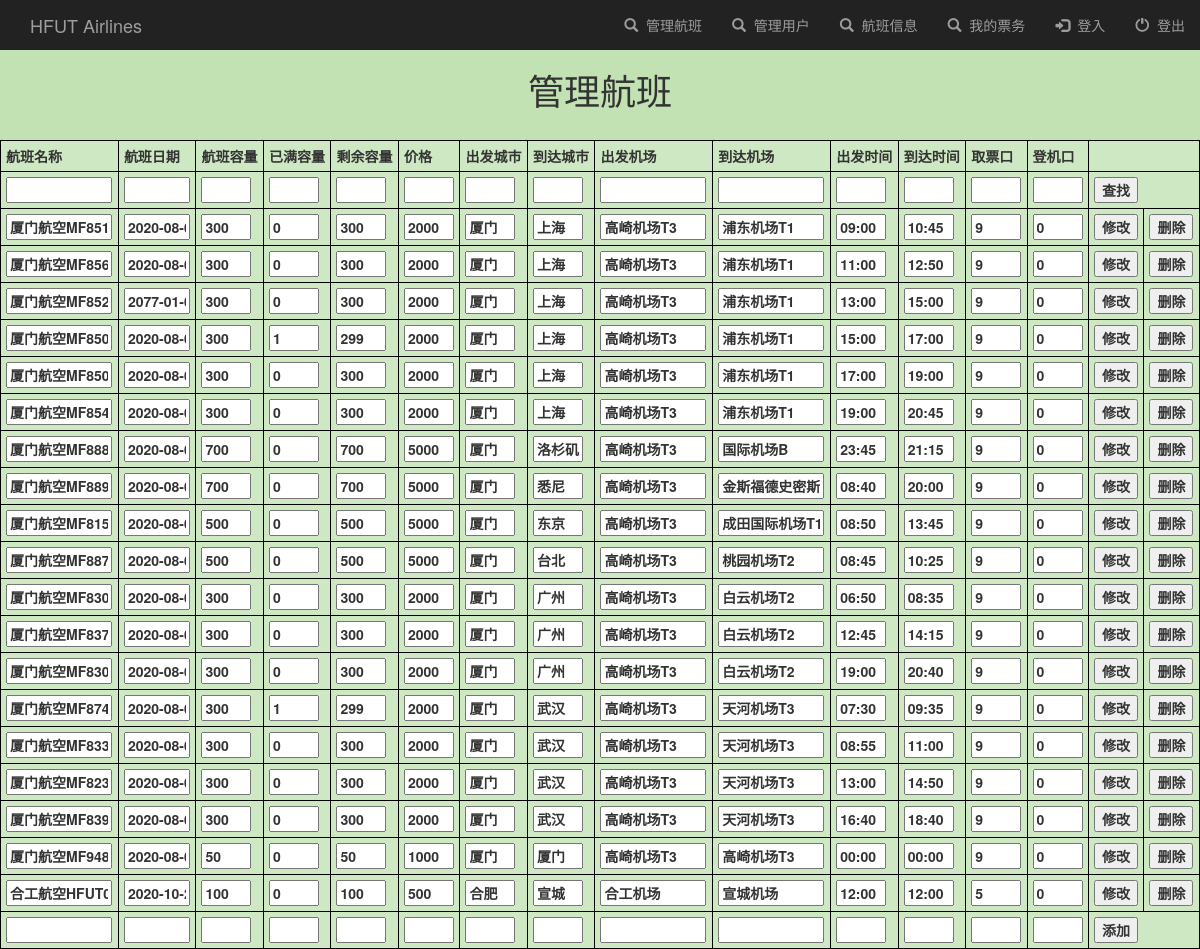
The page /adminTicketInfo/ (signed in) on the database as committed earlier.
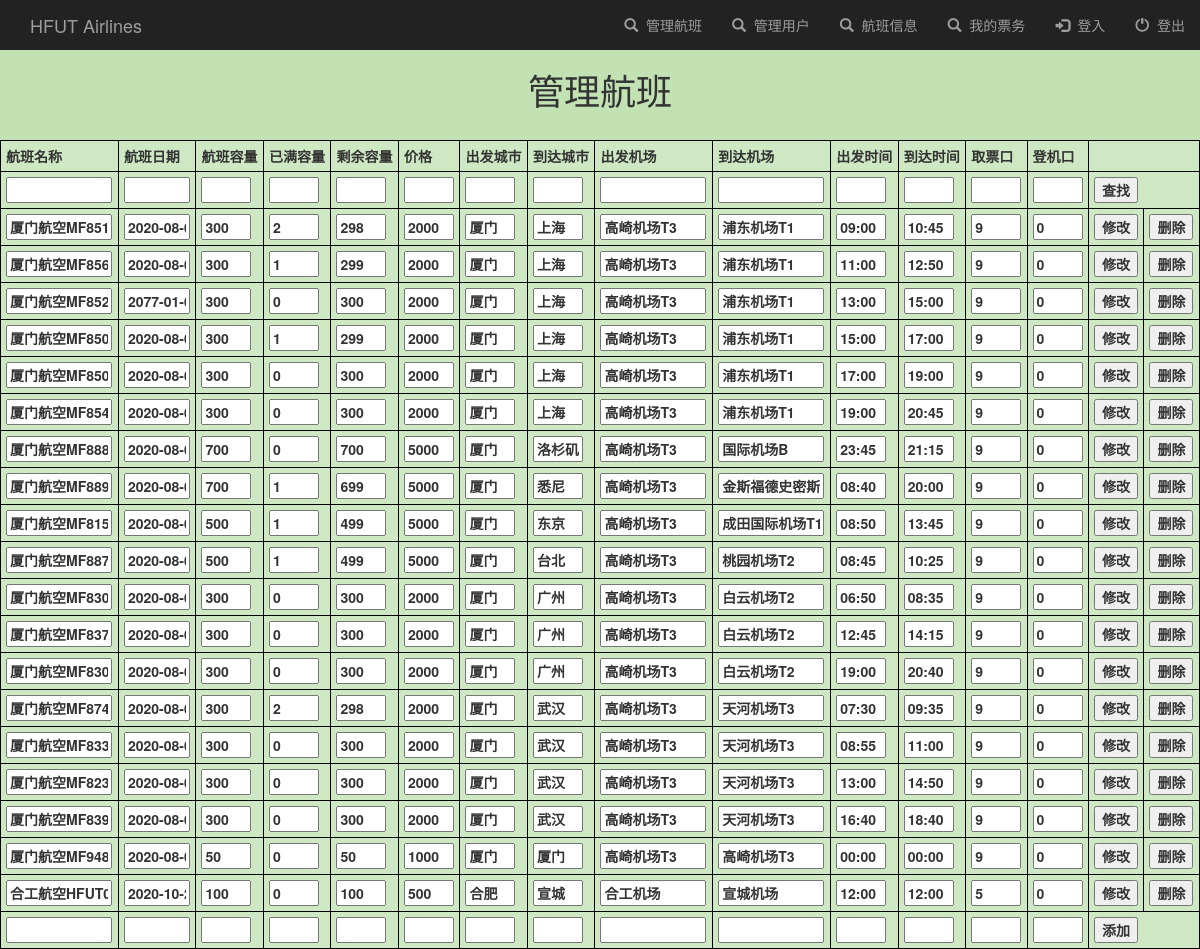
The same page on the database as committed later.
### TicketApp/models.py (models this page shows)
class TicketItem(models.Model):
    flight_name = models.TextField()
    flight_date = models.TextField()
    flight_capacity = models.IntegerField()
    flight_booked_seats = models.IntegerField()
    flight_remained_seats = models.IntegerField()
    flight_price = models.TextField()
    depart_city = models.TextField()
    arrive_city = models.TextField()
    depart_airport = models.TextField()
    arrive_airport = models.TextField()
    depart_time = models.TextField()
    arrive_time = models.TextField()

### AdminApp/views.py (the view)
# urls.py: path('adminTicketInfo/', admin_ticket_info, name='adminTicketInfo'),
@login_required(login_url='login')
def admin_ticket_info(request):
    is_superuser(request.user.id)
    all_ticket_items = TicketItem.objects.all().values('id', 'flight_name', 'flight_date', 'flight_capacity',
                                                       'flight_booked_seats', 'flight_remained_seats',
                                                       'flight_price', 'depart_city', 'arrive_city',
                                                       'depart_airport', 'arrive_airport', 'depart_time',
                                                       'arrive_time', 'checkinitem__checkin_windows',
                                                       'checkinitem__boarding_port')
    return render(request, 'AdminTicketInfo.html', {'all_items': all_ticket_items})

### AdminApp/views.py (called while the page is built)
def is_superuser(user_id):
    user_item = User.objects.get(id=user_id)
    if not user_item.is_superuser:
        raise PermissionDenied

### AdminApp/templates/AdminTicketInfo.html (shortened to what the changed rows need)
<!DOCTYPE html>
{% include 'navbar.html' %}
<html lang="en">
<head>
</head>
<body>
<h1 align="center">管理航班</h1>
<table style="width:100%">
    <tr>
        <th>航班名称</th>
        <th>航班日期</th>
        <th>航班容量</th>
        <th>已满容量</th>
        <th>剩余容量</th>
        <th>价格</th>
        <th>出发城市</th>
        <th>到达城市</th>
        <th>出发机场</th>
        <th>到达机场</th>
        <th>出发时间</th>
        <th>到达时间</th>
        <th>取票口</th>
        <th>登机口</th>
        <th colspan="2"></th>
    </tr>
    <tr>
    <form action="/adminSearchTicket/" method="post">{% csrf_token %}
        <label>
            <th><input name="search_flight_name" size="10"></th>
            <th><input name="search_flight_date" size="5"></th>
            <th><input name="search_flight_capacity" size="3"></th>
            <th><input name="search_flight_booked_seats" size="3"></th>
            <th><input name="search_flight_remained_seats" size="3"></th>
            <th><input name="search_flight_price" size="3"></th>
            <th><input name="search_depart_city" size="3"></th>
            <th><input name="search_arrive_city" size="3"></th>
            <th><input name="search_depart_airport" size="10"></th>
            <th><input name="search_arrive_airport" size="10"></th>
            <th><input name="search_depart_time" size="3"></th>
            <th><input name="search_arrive_time" size="3"></th>
            <th><input name="search_checkin_windows" size="3"></th>
            <th><input name="search_boarding_port" size="3"></th>
            <th colspan="2"><input type="submit" value="查找"/></th>
        </label>
    </form>
    </tr>
    {% for ticketInfo_item in all_items %}
    <tr>
    <form action="/adminUpdateTicket/{{ticketInfo_item.id}}" method="post">{% csrf_token %}
        <label>
            <th><input name="update_flight_name_{{ ticketInfo_item.id }}" value="{{ ticketInfo_item.flight_name }}" size="10"/></th>
            <th><input name="update_flight_date_{{ ticketInfo_item.id }}" value="{{ ticketInfo_item.flight_date }}" size="5"/></th>
            <th><input name="update_flight_capacity_{{ ticketInfo_item.id }}" value="{{ ticketInfo_item.flight_capacity }}" size="3"/></th>
            <th><input name="update_flight_booked_seats_{{ ticketInfo_item.id }}" value="{{ ticketInfo_item.flight_booked_seats }}" size="3"/></th>
            <th><input name="update_flight_remained_seats_{{ ticketInfo_item.id }}" value="{{ ticketInfo_item.flight_remained_seats }}" size="3"/></th>
            <th><input name="update_flight_price_{{ ticketInfo_item.id }}" value="{{ ticketInfo_item.flight_price }}" size="3"/></th>
            <th><input name="update_depart_city_{{ ticketInfo_item.id }}" value="{{ ticketInfo_item.depart_city }}" size="3"/></th>
            <th><input name="update_arrive_city_{{ ticketInfo_item.id }}" value="{{ ticketInfo_item.arrive_city }}" size="3"/></th>
            <th><input name="update_depart_airport_{{ ticketInfo_item.id }}" value="{{ ticketInfo_item.depart_airport }}" size="10"/></th>
            <th><input name="update_arrive_airport_{{ ticketInfo_item.id }}" value="{{ ticketInfo_item.arrive_airport }}" size="10"/></th>
            <th><input name="update_depart_time_{{ ticketInfo_item.id }}" value="{{ ticketInfo_item.depart_time }}" size="3"/></th>
            <th><input name="update_arrive_time_{{ ticketInfo_item.id }}" value="{{ ticketInfo_item.arrive_time }}" size="3"/></th>
            <th><input name="update_checkin_windows_{{ ticketInfo_item.id }}" value="{{ ticketInfo_item.checkinitem__checkin_windows }}" size="3"/></th>
            <th><input name="update_boarding_port_{{ ticketInfo_item.id }}" value="{{ ticketInfo_item.checkinitem__boarding_port }}" size="3"/></th>
            <th><input type="submit" value="修改"></th>
        </label>
    </form>
    <form action="/adminDeleteTicket/{{ticketInfo_item.id}}" method="post">{% csrf_token %}
        <th><input type="submit" value="删除"></th>
    </form>
    </tr>
    {% endfor %}
    <tr>
    <form action="/adminAddTicket/" method="post">{% csrf_token %}
        <label>
            <th><input type="text" name="add_flight_name" size="10"/></th>
            <th><input type="text" name="add_flight_date" size="5"/></th>
            <th><input type="text" name="add_flight_capacity" size="3"/></th>
            <th><input type="text" name="add_flight_booked_seats" size="3"/></th>
            <th><input type="text" name="add_flight_remained_seats" size="3"/></th>
            <th><input type="text" name="add_flight_price" size="3"/></th>
            <th><input type="text" name="add_depart_city" size="3"/></th>
            <th><input type="text" name="add_arrive_city" size="3"/></th>
            <th><input type="text" name="add_depart_airport" size="10"/></th>
            <th><input type="text" name="add_arrive_airport" size="10"/></th>
            <th><input type="text" name="add_depart_time" size="3"/></th>
            <th><input type="text" name="add_arrive_time" size="3"/></th>
            <th><input type="text" name="add_checkin_windows" size="3"/></th>
            <th><input type="text" name="add_boarding_port" size="3"/></th>
            <th colspan="2"><input type="submit" value="添加"></th>
        </label>
    </form>
    </tr>
</table>
</body>
</html>

Rows that differ between the two databases and show on the page:
changed TicketItem "厦门航空MF8511": id "0" → "2"; flight_remained_seats "300" → "298"
changed TicketItem "厦门航空MF8567": flight_booked_seats "0" → "1"; flight_remained_seats "300" → "299"
changed TicketItem "厦门航空MF8893": flight_booked_seats "0" → "1"; flight_remained_seats "700" → "699"
changed TicketItem "厦门航空MF815": flight_booked_seats "0" → "1"; flight_remained_seats "500" → "499"
changed TicketItem "厦门航空MF887": flight_booked_seats "0" → "1"; flight_remained_seats "500" → "499"
changed TicketItem "厦门航空MF8741": flight_booked_seats "1" → "2"; flight_remained_seats "299" → "298"
